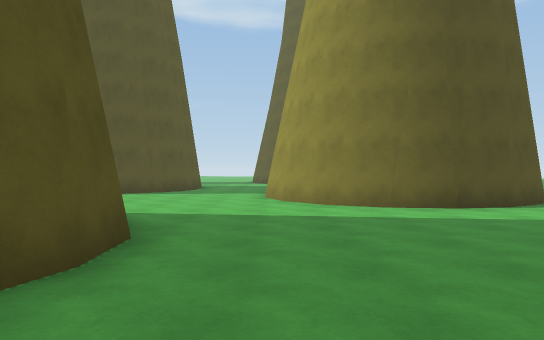
[1] (above)

24 first-person views from a walk through a Unity game level. The camera is 1.4 m above the floor, looks level and sees 70° across. The floor is counted in squares, 1.82 m on a side. Each view is taken from the middle of a square. On the plan, view 1 faces up. The plan holds only what a view shows up to about 12 squares ahead; the rest is blank. The place goes on beyond the plan. The player is left out.

[2]
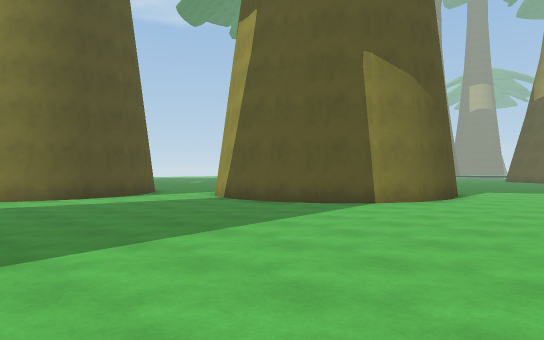

[3]
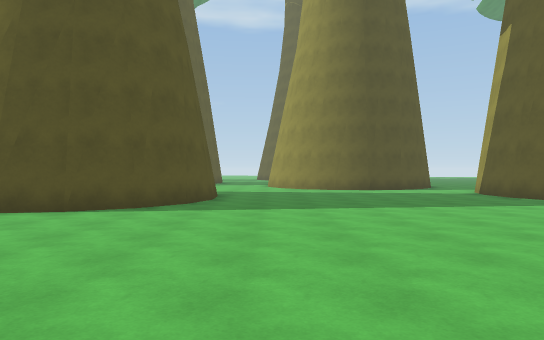

[4]
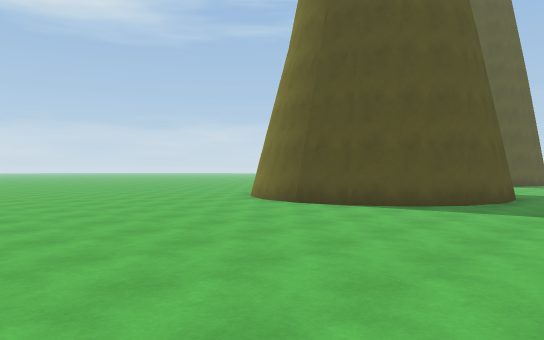

[5]
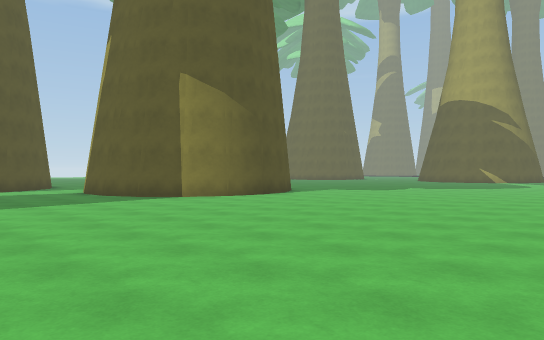

[6]
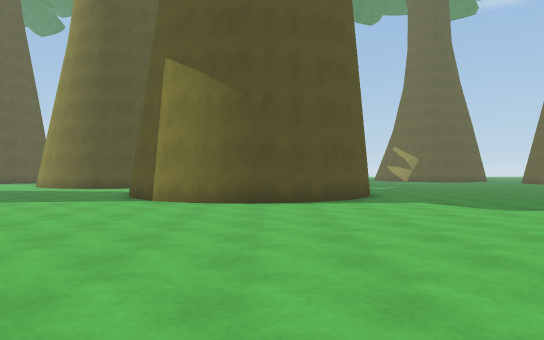

[7]
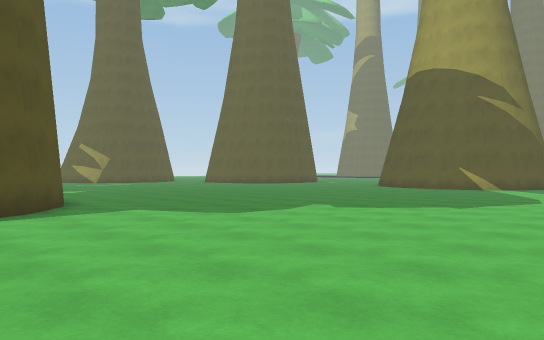

[8]
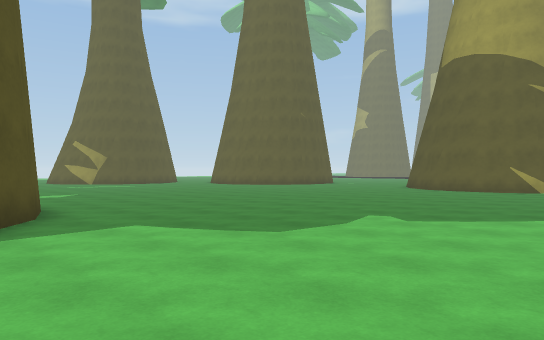

[9]
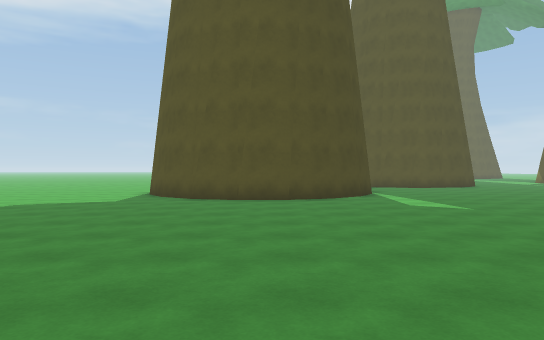

[10]
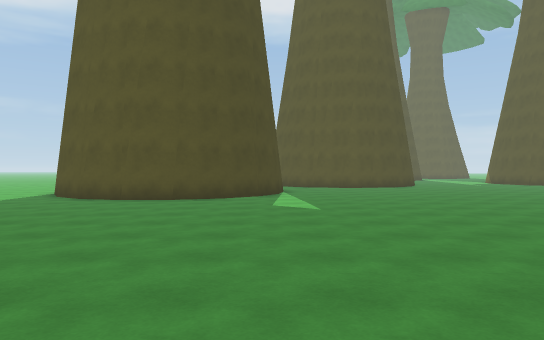

[11]
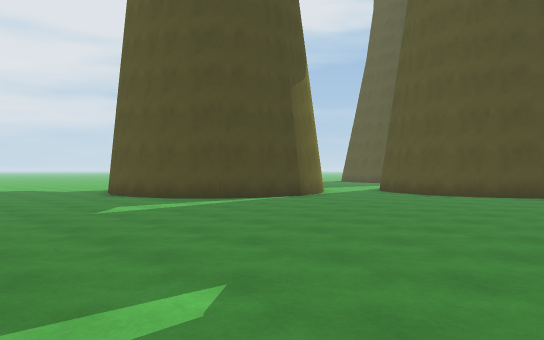

[12]
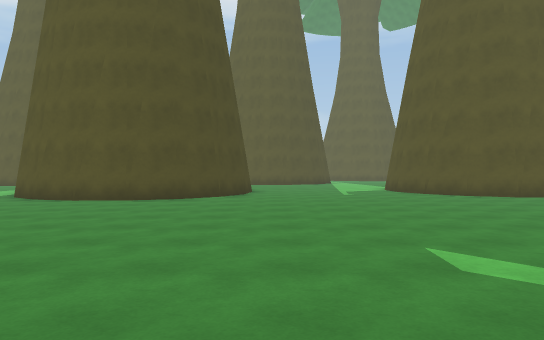

[13]
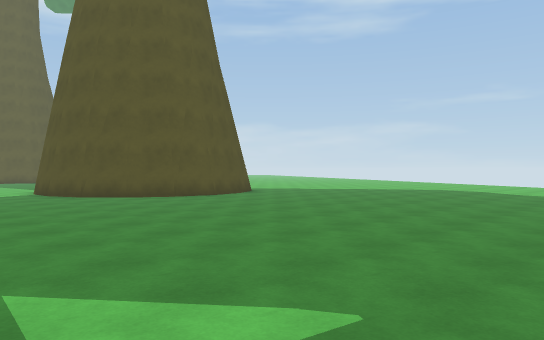

[14]
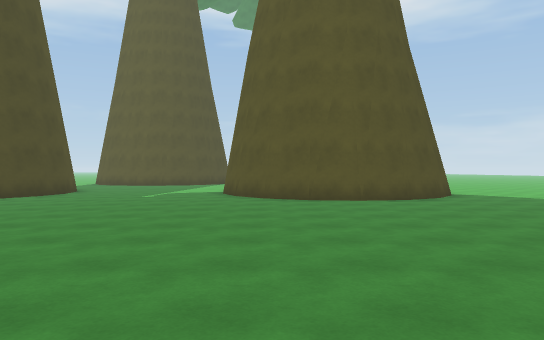

[15]
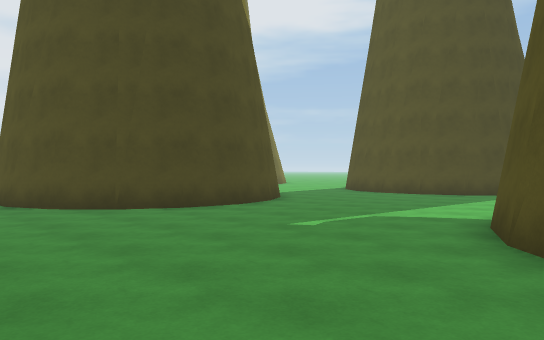

[16]
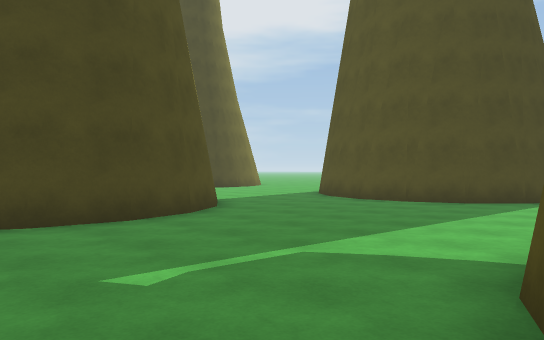

[17]
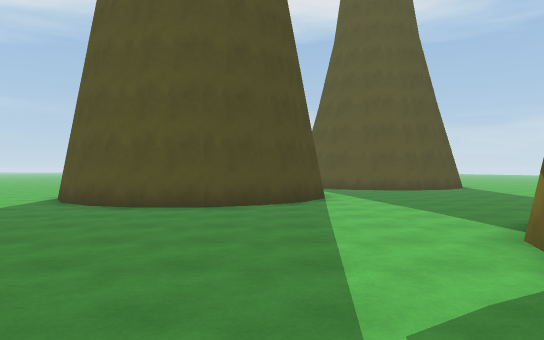

[18]
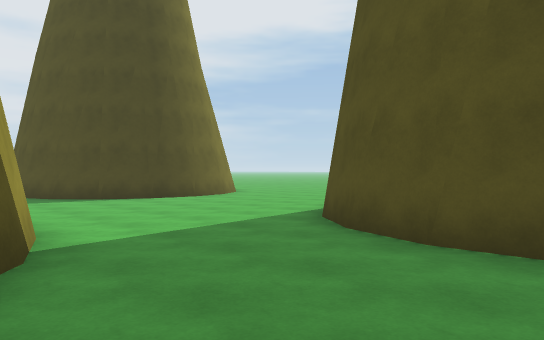

[19]
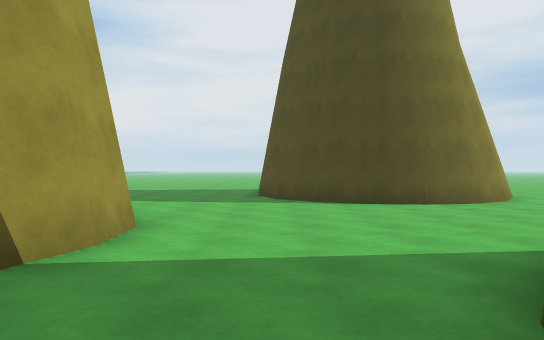

[20]
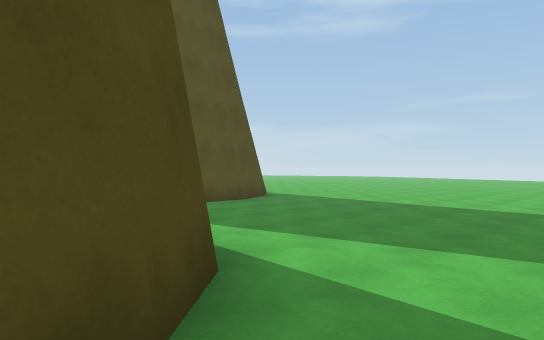

[21]
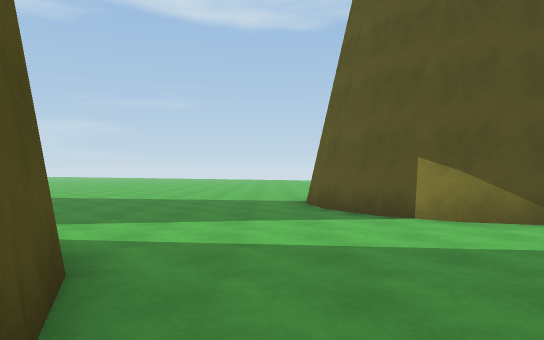

[22]
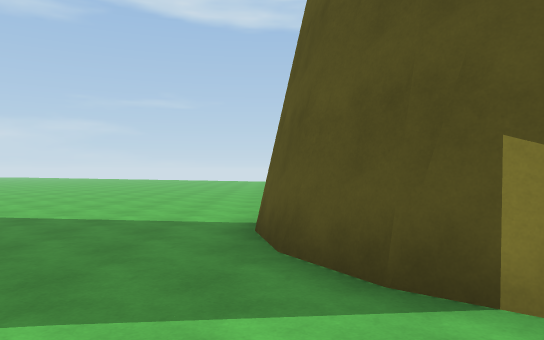

[23]
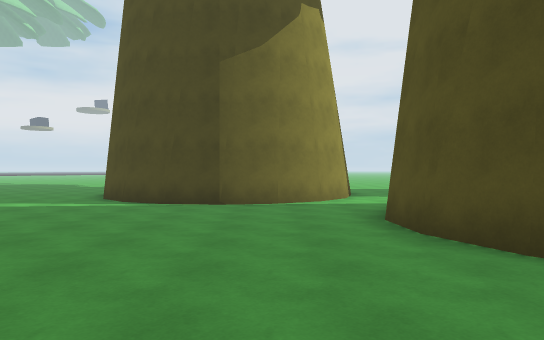

[24]
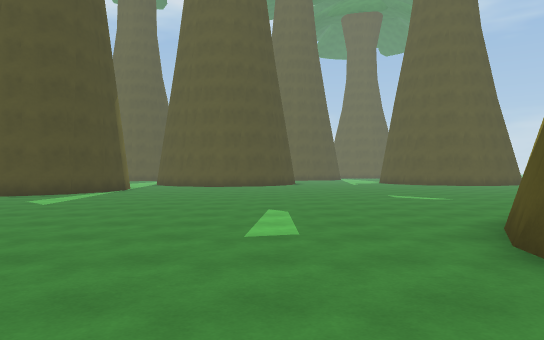

### Floor plan
Points are (right, up) in squares from view 1. A wall is a line through its corners. A room is listed if a view was taken in it or the views show most of it. See-through windows are left out.
Room 1 (views 1, 2, 3, 4, 5, 6, 7, 8, 9, 10, 11, 12, 13, 14, 15, 16, 17, 18, 19, 20, 21, 22, 23, 24)
walls: (11.4, 8.2) (12.7, 7.5) (13.5, 6.6) (13.9, 5.4) (14, 4.1) (13.6, 2.9) (12.8, 1.9) (11.8, 1.2) (10.5, 0.9) (9.3, 1.1) (8.1, 1.7) (7.3, 2.6) (6.7, 3.9) (6.7, 5) (7.1, 6.4) (7.8, 7.4) (9, 8.1) (10.2, 8.3) (11.4, 8.2); (0.5, 9.5) (-0.1, 10.9) (-0.1, 12) (0.3, 13.4) (1, 14.2) (2.2, 15) (3.3, 15.2) (4.7, 15) (5.8, 14.4) (6.6, 13.5) (7.2, 12.2) (7.2, 11.1) (6.8, 9.8) (6, 8.8) (4.8, 8.1) (3.7, 7.8) (2.4, 8) (1.3, 8.6) (0.3, 9.6); (21.5, 16.5) (21.1, 16.6) (20, 17.2); (4.5, 21) (3.2, 20.4); (3.4, 20.5) (2.5, 20.5); (2, 20.5) (0.7, 20.9) (-0.3, 21.7); (-0.1, 21.6) (-0.8, 22.7); (5.9, 25.5) (6.2, 24.3) (6, 22.9) (5.5, 21.9) (4.4, 21); (-0.8, 22.6) (-1.1, 24); (-7.6, 6.4) (-6.5, 7.1) (-5.5, 7.3) (-4.2, 7.1) (-3, 6.5) (-2.2, 5.5) (-1.7, 4.5) (-1.7, 3.1) (-2, 1.8) (-2.8, 0.9) (-3.7, 0.3) (-5.1, 0) (-6.2, 0.1) (-7.5, 0.8); (-5.6, 19.3) (-4.4, 18.7) (-3.6, 17.8) (-3.1, 16.5) (-3, 15.3) (-3.4, 14.1) (-4.3, 13) (-5.2, 12.4); (4.2, 27.4) (5.1, 26.7) (5.5, 26)

Where each view was taken, in squares from view 1:
view 1: 0 up, 0 right, facing up
view 2: 3 down, 0 right, facing up-right
view 3: 7 down, 0 right, facing up
view 4: 7 down, 1 right, facing up-left
view 5: 8 down, 2 right, facing up-right
view 6: 8 down, 11 right, facing up
view 7: 6 down, 11 right, facing up-right
view 8: 4 down, 12 right, facing up-right
view 9: 5 up, 24 right, facing left
view 10: 8 up, 24 right, facing left
view 11: 16 up, 19 right, facing down-left
view 12: 16 up, 17 right, facing left
view 13: 17 up, 16 right, facing up-left
view 14: 22 up, 16 right, facing left
view 15: 22 up, 9 right, facing down-left
view 16: 21 up, 6 right, facing down-left
view 17: 18 up, 5 right, facing left
view 18: 17 up, 1 right, facing down-left
view 19: 16 up, 2 left, facing down
view 20: 17 up, 2 left, facing up-left
view 21: 15 up, 2 left, facing up
view 22: 19 up, 1 left, facing up
view 23: 17 up, 9 right, facing down
view 24: 14 up, 25 right, facing left
